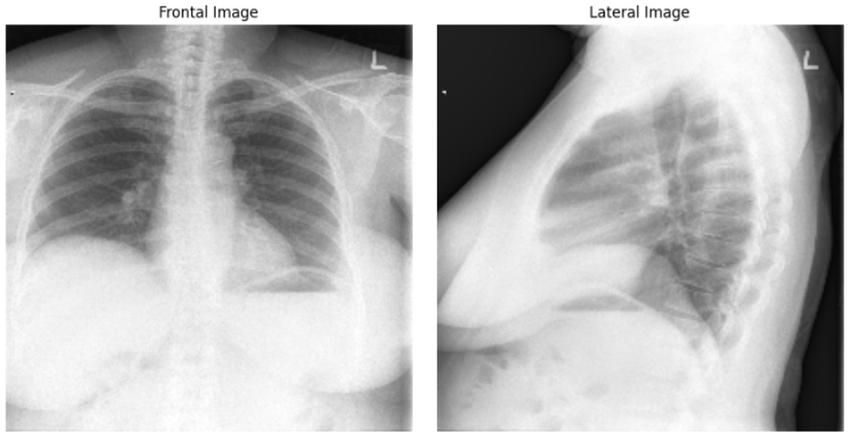
#> input picture data/raw/sample_01.png, 850 x 437 px
$ python process_sample.py
#> lines starting #> are read from the running program, lines starting #| are printed output that depends on the picture; after the words box and inside, x2 and y2 are one past the last pixel; in counts of white or black regions, pixels touching at a corner belong together
### src/data/transforms.py
"""Data transforms used by dataset and loaders."""

from __future__ import annotations

from functools import partial
from pathlib import Path
from typing import Iterable

import cv2
import numpy as np
import torch

from src.dip.enhancement import clahe_enhance
from src.dip.segmentation import segment_lung_fields


def load_grayscale_image(image_path: str | Path) -> np.ndarray:
    """Load a grayscale image from disk using basic I/O only."""
    path = Path(image_path)
    if path.suffix.lower() == ".dcm":
        import pydicom

        dataset = pydicom.dcmread(str(path))
        image = dataset.pixel_array.astype(np.float32)
        if hasattr(dataset, "RescaleSlope") and hasattr(dataset, "RescaleIntercept"):
            image = image * float(dataset.RescaleSlope) + float(dataset.RescaleIntercept)
        return image

    image = cv2.imread(str(path), cv2.IMREAD_GRAYSCALE)
    if image is None:
        raise FileNotFoundError(f"Unable to read image: {path}")
    return image.astype(np.float32)


# [4 lines left out: function resize_image, not called in this run]


def preprocess_image(
    image: np.ndarray,
    size: tuple[int, int] | None = None,
    tile_size: tuple[int, int] = (32, 32),
    clip_limit: int = 40,
    kernel_size: int = 3,
    opening_iterations: int = 1,
    closing_iterations: int = 1,
    foreground_dark: bool = True,
) -> np.ndarray:
    """Apply Phase 1 and Phase 2 preprocessing to a grayscale image."""
    if size is not None:
        image = resize_image(image, size=size)
    enhanced = clahe_enhance(image, tile_size=tile_size, clip_limit=clip_limit)
    _, masked = segment_lung_fields(
        enhanced,
        kernel_size=kernel_size,
        opening_iterations=opening_iterations,
        closing_iterations=closing_iterations,
        foreground_dark=foreground_dark,
    )
    return masked


# [31 lines left out: functions to_tensor, collate_batch, not called in this run]


def make_collate_fn(pad_idx: int):
    """Build a DataLoader-compatible collate function with a fixed pad index."""
    return partial(collate_batch, pad_idx=pad_idx)

### src/dip/common.py
"""Shared helpers for manual DIP preprocessing modules."""

from __future__ import annotations

import numpy as np


def ensure_grayscale_image(image: np.ndarray) -> None:
    """Require a 2D grayscale image."""
    if image.ndim != 2:
        raise ValueError(f"Expected 2D grayscale image, got shape={image.shape}")


def normalize_to_uint8(image: np.ndarray) -> np.ndarray:
    """Convert arbitrary grayscale input to uint8 in [0, 255]."""
    ensure_grayscale_image(image)

    if image.dtype == np.uint8:
        return image.copy()

    arr = image.astype(np.float32)
    min_val = float(arr.min())
    max_val = float(arr.max())

    if min_val >= 0.0 and max_val <= 1.0:
        return np.clip(np.rint(arr * 255.0), 0.0, 255.0).astype(np.uint8)
    if min_val >= 0.0 and max_val <= 255.0:
        return np.clip(np.rint(arr), 0.0, 255.0).astype(np.uint8)
    if max_val == min_val:
        return np.zeros_like(arr, dtype=np.uint8)

    scaled = (arr - min_val) / (max_val - min_val)
    return np.clip(np.rint(scaled * 255.0), 0.0, 255.0).astype(np.uint8)

### src/dip/enhancement.py
"""Phase 1 module: manual CLAHE enhancement (NumPy only)."""

from __future__ import annotations

import math

import numpy as np

from src.dip.common import ensure_grayscale_image, normalize_to_uint8


def _normalize_to_uint8(image: np.ndarray) -> np.ndarray:
    """Backward-compatible wrapper around the shared uint8 normalization helper."""
    return normalize_to_uint8(image)


def _pad_to_tile_shape(image: np.ndarray, tile_size: tuple[int, int]) -> tuple[np.ndarray, tuple[int, int]]:
    """Pad image so each spatial dimension is divisible by tile size."""
    tile_h, tile_w = tile_size
    h, w = image.shape
    pad_h = (tile_h - (h % tile_h)) % tile_h
    pad_w = (tile_w - (w % tile_w)) % tile_w
    padded = np.pad(image, ((0, pad_h), (0, pad_w)), mode="edge")
    return padded, (h, w)


def _tile_histogram(tile: np.ndarray) -> np.ndarray:
    """Compute 256-bin histogram for a uint8 tile."""
    return np.bincount(tile.ravel(), minlength=256).astype(np.int64)


def _clip_histogram(hist: np.ndarray, clip_limit: int, tile_pixels: int) -> np.ndarray:
    """Clip histogram and redistribute overflow counts."""
    if clip_limit <= 0:
        raise ValueError("clip_limit must be a positive integer.")

    n_bins = hist.size
    # Ensure clipping is mathematically feasible for this tile.
    effective_clip = max(clip_limit, math.ceil(tile_pixels / n_bins))
    clipped = np.minimum(hist, effective_clip).astype(np.int64)
    overflow = int((hist - clipped).clip(min=0).sum())

    if overflow == 0:
        return clipped

    # Standard CLAHE-style redistribution:
    # add the same amount to all bins, then spread the remainder.
    add_all = overflow // n_bins
    residual = overflow % n_bins

    if add_all > 0:
        clipped += add_all
    if residual > 0:
        clipped[:residual] += 1

    return clipped


def _build_lut(hist: np.ndarray, tile_pixels: int) -> np.ndarray:
    """Build LUT from clipped histogram via CDF mapping."""
    cdf = hist.cumsum(dtype=np.float64)
    nonzero = np.flatnonzero(cdf > 0)
    if nonzero.size == 0:
        return np.arange(256, dtype=np.uint8)

    cdf_min = cdf[nonzero[0]]
    denom = tile_pixels - cdf_min
    if denom <= 0:
        return np.arange(256, dtype=np.uint8)

    lut = np.clip(np.rint((cdf - cdf_min) * 255.0 / denom), 0.0, 255.0).astype(np.uint8)
    return lut


def _lut_grid(padded: np.ndarray, tile_size: tuple[int, int], clip_limit: int) -> np.ndarray:
    """Compute one LUT per tile."""
    tile_h, tile_w = tile_size
    h, w = padded.shape
    n_tiles_y = h // tile_h
    n_tiles_x = w // tile_w
    luts = np.zeros((n_tiles_y, n_tiles_x, 256), dtype=np.uint8)

    for ty in range(n_tiles_y):
        for tx in range(n_tiles_x):
            y0 = ty * tile_h
            y1 = y0 + tile_h
            x0 = tx * tile_w
            x1 = x0 + tile_w
            tile = padded[y0:y1, x0:x1]
            tile_pixels = tile.size
            hist = _tile_histogram(tile)
            clipped_hist = _clip_histogram(hist, clip_limit=clip_limit, tile_pixels=tile_pixels)
            luts[ty, tx] = _build_lut(clipped_hist, tile_pixels=tile_pixels)

    return luts


def _bilinear_apply(padded: np.ndarray, luts: np.ndarray, tile_size: tuple[int, int]) -> np.ndarray:
    """Apply per-tile LUTs and bilinearly blend neighboring tiles."""
    tile_h, tile_w = tile_size
    out = np.empty_like(padded, dtype=np.uint8)
    n_tiles_y, n_tiles_x, _ = luts.shape

    for ty in range(n_tiles_y):
        for tx in range(n_tiles_x):
            y0 = ty * tile_h
            y1 = y0 + tile_h
            x0 = tx * tile_w
            x1 = x0 + tile_w
            region = padded[y0:y1, x0:x1]

            ty1 = min(ty + 1, n_tiles_y - 1)
            tx1 = min(tx + 1, n_tiles_x - 1)

            lut00 = luts[ty, tx]
            lut01 = luts[ty, tx1]
            lut10 = luts[ty1, tx]
            lut11 = luts[ty1, tx1]

            mapped00 = lut00[region].astype(np.float32)
            mapped01 = lut01[region].astype(np.float32)
            mapped10 = lut10[region].astype(np.float32)
            mapped11 = lut11[region].astype(np.float32)

            h_reg, w_reg = region.shape
            alpha = (np.arange(h_reg, dtype=np.float32) / max(h_reg, 1)).reshape(-1, 1)
            beta = (np.arange(w_reg, dtype=np.float32) / max(w_reg, 1)).reshape(1, -1)

            top = (1.0 - beta) * mapped00 + beta * mapped01
            bottom = (1.0 - beta) * mapped10 + beta * mapped11
            blended = (1.0 - alpha) * top + alpha * bottom
            out[y0:y1, x0:x1] = np.clip(np.rint(blended), 0.0, 255.0).astype(np.uint8)

    return out


def clahe_enhance(
    image: np.ndarray,
    tile_size: tuple[int, int] = (32, 32),
    clip_limit: int = 40,
) -> np.ndarray:
    """Enhance a grayscale image using custom CLAHE.

    Args:
        image: Grayscale image with shape [H, W].
        tile_size: Tile height/width used for local histogram equalization.
        clip_limit: Absolute clip value for each histogram bin.

    Returns:
        Enhanced image with the same shape as input and dtype `uint8`.
    """
    ensure_grayscale_image(image)

    tile_h, tile_w = tile_size
    if tile_h <= 0 or tile_w <= 0:
        raise ValueError(f"tile_size must contain positive integers, got {tile_size}")
    if clip_limit <= 0:
        raise ValueError("clip_limit must be a positive integer.")

    image_uint8 = normalize_to_uint8(image)
    padded, (orig_h, orig_w) = _pad_to_tile_shape(image_uint8, tile_size=tile_size)
    luts = _lut_grid(padded, tile_size=tile_size, clip_limit=clip_limit)
    enhanced_padded = _bilinear_apply(padded, luts=luts, tile_size=tile_size)
    return enhanced_padded[:orig_h, :orig_w]

### src/dip/segmentation.py
"""Phase 2 module: manual Otsu thresholding + morphology (NumPy only)."""

from __future__ import annotations

import numpy as np

from src.dip.common import ensure_grayscale_image, normalize_to_uint8


def _normalize_to_uint8(image: np.ndarray) -> np.ndarray:
    """Backward-compatible wrapper around the shared uint8 normalization helper."""
    return normalize_to_uint8(image)


def _validate_kernel_size(kernel_size: int) -> None:
    """Require odd, positive kernel size for centered morphology."""
    if kernel_size <= 0:
        raise ValueError("kernel_size must be a positive odd integer.")
    if kernel_size % 2 == 0:
        raise ValueError("kernel_size must be odd.")


def otsu_threshold(image: np.ndarray) -> int:
    """Compute Otsu threshold from scratch for a grayscale image."""
    ensure_grayscale_image(image)

    image_uint8 = normalize_to_uint8(image)
    hist = np.bincount(image_uint8.ravel(), minlength=256).astype(np.float64)

    total_pixels = image_uint8.size
    if total_pixels == 0:
        raise ValueError("Input image has zero pixels.")

    probabilities = hist / total_pixels
    bins = np.arange(256, dtype=np.float64)

    weight_bg = np.cumsum(probabilities)
    weight_fg = 1.0 - weight_bg
    mean_bg = np.cumsum(probabilities * bins)
    global_mean = mean_bg[-1]

    # Between-class variance with safe denominator handling.
    denominator = weight_bg * weight_fg
    numerator = (global_mean * weight_bg - mean_bg) ** 2
    sigma_b2 = np.zeros_like(numerator)
    valid = denominator > 0.0
    sigma_b2[valid] = numerator[valid] / denominator[valid]

    return int(np.argmax(sigma_b2))


def _binary_from_threshold(image: np.ndarray, threshold: int, foreground_dark: bool) -> np.ndarray:
    """Create binary mask from threshold using either dark or bright foreground."""
    if foreground_dark:
        return (image <= threshold).astype(np.uint8)
    return (image > threshold).astype(np.uint8)


def binary_erosion(mask: np.ndarray, kernel_size: int = 3, iterations: int = 1) -> np.ndarray:
    """Binary erosion using explicit sliding-window logic."""
    _validate_kernel_size(kernel_size)
    if iterations <= 0:
        raise ValueError("iterations must be a positive integer.")
    if mask.ndim != 2:
        raise ValueError(f"Expected 2D binary mask, got shape={mask.shape}")

    return _binary_morphology(mask, kernel_size=kernel_size, iterations=iterations, reducer=np.all)


def binary_dilation(mask: np.ndarray, kernel_size: int = 3, iterations: int = 1) -> np.ndarray:
    """Binary dilation using explicit sliding-window logic."""
    _validate_kernel_size(kernel_size)
    if iterations <= 0:
        raise ValueError("iterations must be a positive integer.")
    if mask.ndim != 2:
        raise ValueError(f"Expected 2D binary mask, got shape={mask.shape}")

    return _binary_morphology(mask, kernel_size=kernel_size, iterations=iterations, reducer=np.any)


def binary_opening(mask: np.ndarray, kernel_size: int = 3, iterations: int = 1) -> np.ndarray:
    """Binary opening = erosion followed by dilation."""
    eroded = binary_erosion(mask, kernel_size=kernel_size, iterations=iterations)
    return binary_dilation(eroded, kernel_size=kernel_size, iterations=iterations)


def binary_closing(mask: np.ndarray, kernel_size: int = 3, iterations: int = 1) -> np.ndarray:
    """Binary closing = dilation followed by erosion."""
    dilated = binary_dilation(mask, kernel_size=kernel_size, iterations=iterations)
    return binary_erosion(dilated, kernel_size=kernel_size, iterations=iterations)


def segment_lung_fields(
    enhanced: np.ndarray,
    kernel_size: int = 3,
    opening_iterations: int = 1,
    closing_iterations: int = 1,
    foreground_dark: bool = True,
) -> tuple[np.ndarray, np.ndarray]:
    """Segment lung fields via Otsu thresholding and custom morphology.

    Args:
        enhanced: Enhanced grayscale image [H, W].
        kernel_size: Odd morphology kernel size.
        opening_iterations: Opening iterations for external noise removal.
        closing_iterations: Closing iterations for internal gap filling.
        foreground_dark: Whether lung region is represented by darker intensities.

    Returns:
        mask: Binary segmentation mask [H, W] (0/1).
        masked_img: Enhanced image multiplied by mask [H, W], dtype uint8.
    """
    ensure_grayscale_image(enhanced)
    _validate_kernel_size(kernel_size)
    if opening_iterations <= 0 or closing_iterations <= 0:
        raise ValueError("opening_iterations and closing_iterations must be positive integers.")

    enhanced_uint8 = normalize_to_uint8(enhanced)
    threshold = otsu_threshold(enhanced_uint8)

    mask = _binary_from_threshold(enhanced_uint8, threshold=threshold, foreground_dark=foreground_dark)
    mask = binary_opening(mask, kernel_size=kernel_size, iterations=opening_iterations)
    mask = binary_closing(mask, kernel_size=kernel_size, iterations=closing_iterations)

    masked_img = (enhanced_uint8 * mask).astype(np.uint8)
    return mask.astype(np.uint8), masked_img


def _binary_morphology(
    mask: np.ndarray,
    kernel_size: int,
    iterations: int,
    reducer,
) -> np.ndarray:
    """Apply a sliding-window binary morphology reducer."""
    current = mask.astype(bool)
    pad = kernel_size // 2

    for _ in range(iterations):
        padded = np.pad(current, ((pad, pad), (pad, pad)), mode="constant", constant_values=False)
        windows = np.lib.stride_tricks.sliding_window_view(padded, (kernel_size, kernel_size))
        current = reducer(windows, axis=(-2, -1))

    return current.astype(np.uint8)

### src/process_sample.py
"""Process a sample chest X-ray through the DIP preprocessing pipeline."""

from __future__ import annotations

import sys
from pathlib import Path

import cv2

if __package__ in {None, ""}:
	sys.path.insert(0, str(Path(__file__).resolve().parents[1]))

from src.data.transforms import load_grayscale_image, preprocess_image


REPO_ROOT = Path(__file__).resolve().parents[1]
INPUT_IMAGE = REPO_ROOT / "data" / "raw" / "sample_01.png"
OUTPUT_IMAGE = REPO_ROOT / "data" / "processed" / "sample_01.png"


def process_sample_image() -> Path:
	"""Run the Phase 1-2 DIP pipeline on the sample image and save the result."""
	if not INPUT_IMAGE.exists():
		raise FileNotFoundError(f"Input image not found: {INPUT_IMAGE}")

	image = load_grayscale_image(INPUT_IMAGE)
#> in load_grayscale_image, image is the input picture: shape (437, 850); min 0, max 255, mean 183.5
	processed_image = preprocess_image(image)
#> in normalize_to_uint8, `min_val = float(arr.min())`: min_val = 0
#> in normalize_to_uint8, `max_val = float(arr.max())`: max_val = 255
#> in _pad_to_tile_shape, `padded = np.pad(image, ((0, pad_h), (0, pad_w)), mode="edge")`:
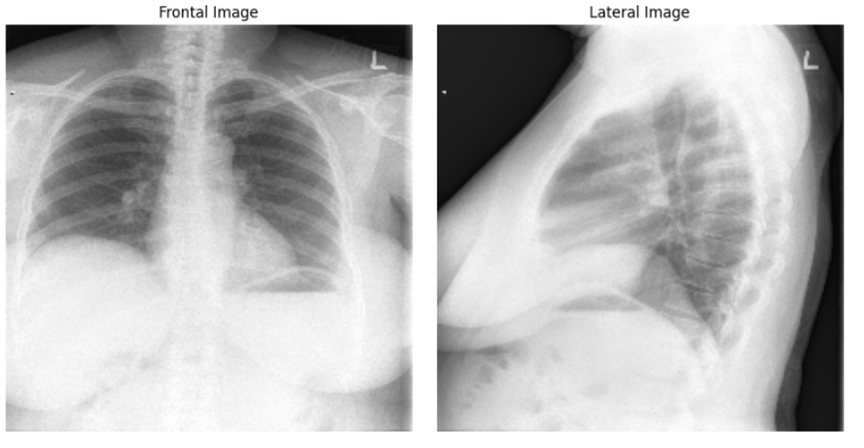
#> padded: shape (448, 864); min 0, max 255, mean 186.4
#> in clahe_enhance, `padded, (orig_h, orig_w) = _pad_to_tile_shape(image_uint8, tile_size=t..`: orig_h = 437; orig_w = 850
#> after the loop in _lut_grid, `for ty in range(n_tiles_y):`:
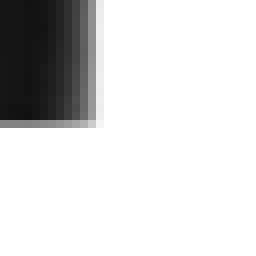
#> tile: shape (32, 32) (shown 8 times larger); min 16, max 255, mean 216.8
#> after the loop in _bilinear_apply, `for ty in range(n_tiles_y):`:
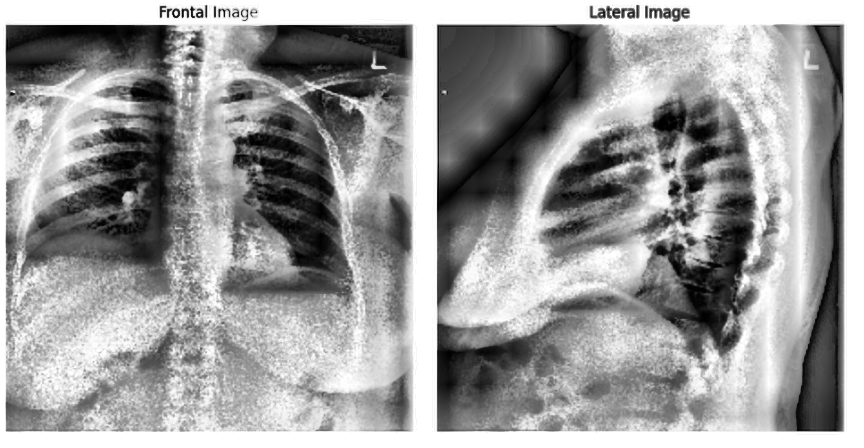
#> out: shape (448, 864); min 0, max 255, mean 155.2
#> in clahe_enhance, `return enhanced_padded[:orig_h, :orig_w]`:
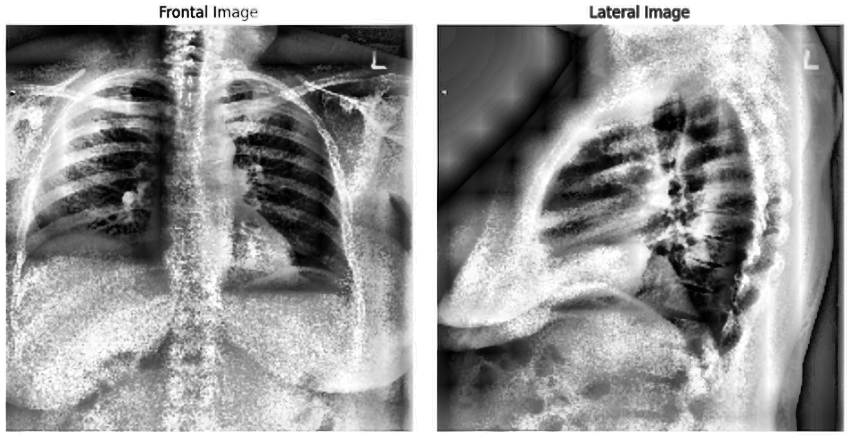
#> returned value: shape (437, 850); min 0, max 255, mean 151
#> in _binary_from_threshold, `return (image <= threshold).astype(np.uint8)`:
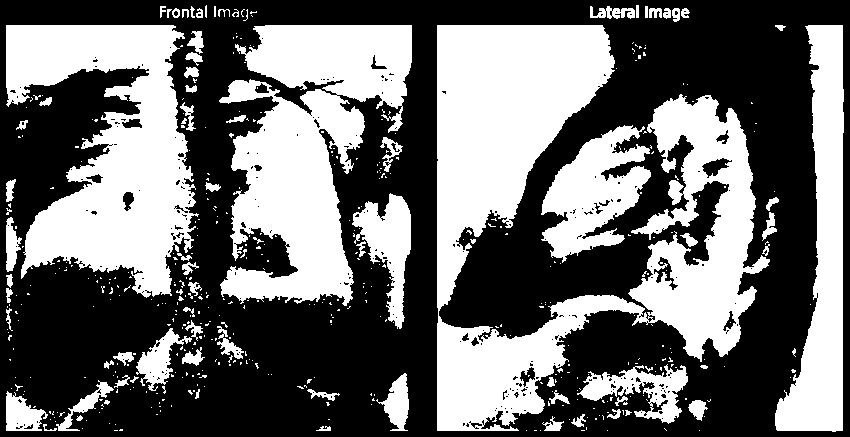
#> returned value: shape (437, 850); values 0 (black) and 1 (white), 42.7% white; 490 white regions (408 under 20 px), largest, box (x1, y1, x2, y2) and area: (437, 25, 770, 431) 58361, (219, 25, 412, 306) 30485, (6, 25, 199, 298) 29627
#> the loop in _binary_morphology (call 4), `for _ in range(iterations):` made 1 pass
#> pass 1, in _binary_morphology (call 4), `padded = np.pad(current, ((pad, pad), (pad, pad)), mode="constant", co..`:
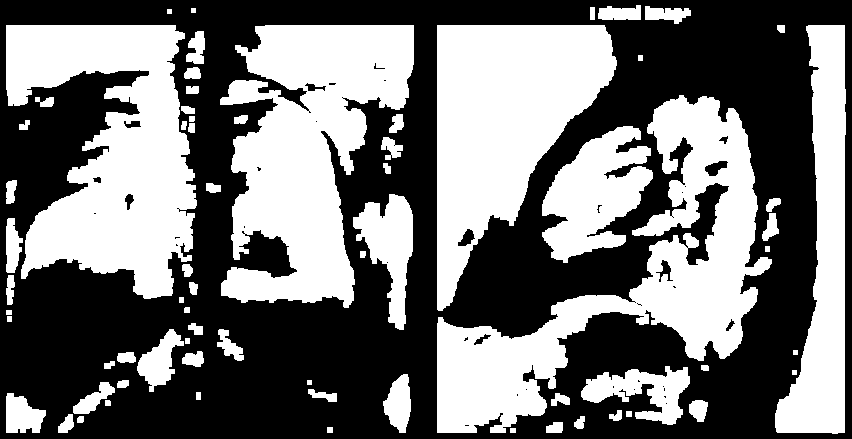
#> padded: shape (439, 852) bool; 45.4% white; 70 white regions, largest, box (x1, y1, x2, y2) and area: (437, 95, 772, 433) 33974, (220, 25, 414, 308) 32435, (6, 25, 197, 299) 31628
#> in segment_lung_fields, `masked_img = (enhanced_uint8 * mask).astype(np.uint8)`:
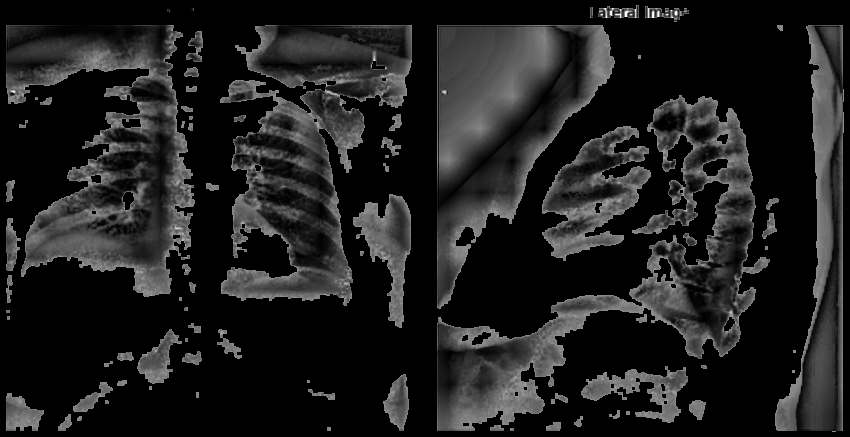
#> masked_img: shape (437, 850); min 0, max 255, mean 30.8

	OUTPUT_IMAGE.parent.mkdir(parents=True, exist_ok=True)
	success = cv2.imwrite(str(OUTPUT_IMAGE), processed_image)
	if not success:
		raise RuntimeError(f"Failed to write output image: {OUTPUT_IMAGE}")

	return OUTPUT_IMAGE


def main() -> None:
	"""Execute the sample preprocessing job and print a confirmation message."""
	output_path = process_sample_image()
	print(f"Saved processed image to {output_path}")


if __name__ == "__main__":
	main()
